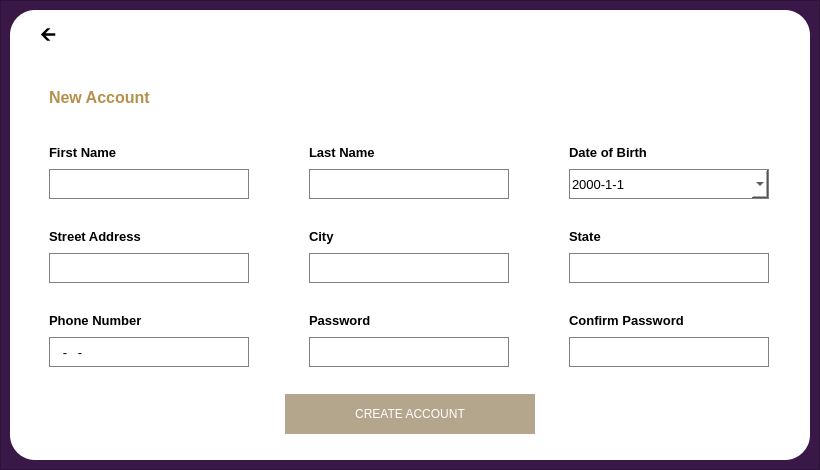
      <widget class="QWidget" name="new_account_page">
       <layout class="QVBoxLayout" name="verticalLayout_3">
        <property name="spacing">
         <number>0</number>
        </property>
        <property name="leftMargin">
         <number>0</number>
        </property>
        <property name="topMargin">
         <number>0</number>
        </property>
        <property name="rightMargin">
         <number>0</number>
        </property>
        <property name="bottomMargin">
         <number>0</number>
        </property>
        <item>
         <widget class="QFrame" name="frame_3">
          <property name="styleSheet">
           <string notr="true">background-color: rgb(57, 24, 71);</string>
          </property>
          <property name="frameShape">
           <enum>QFrame::StyledPanel</enum>
          </property>
          <property name="frameShadow">
           <enum>QFrame::Raised</enum>
          </property>
          <layout class="QGridLayout" name="gridLayout">
           <item row="0" column="0" alignment="Qt::AlignHCenter|Qt::AlignVCenter">
            <widget class="QFrame" name="frame_4">
             <property name="minimumSize">
              <size>
               <width>800</width>
               <height>450</height>
              </size>
             </property>
             <property name="maximumSize">
              <size>
               <width>800</width>
               <height>450</height>
              </size>
             </property>
             <property name="styleSheet">
              <string notr="true">background-color: rgb(255, 255, 255);
border-radius: 25px</string>
             </property>
             <property name="frameShape">
              <enum>QFrame::StyledPanel</enum>
             </property>
             <property name="frameShadow">
              <enum>QFrame::Raised</enum>
             </property>
             <layout class="QVBoxLayout" name="verticalLayout_4">
              <item>
               <widget class="QPushButton" name="n_back_btn">
                <property name="maximumSize">
                 <size>
                  <width>70</width>
                  <height>16777215</height>
                 </size>
                </property>
                <property name="font">
                 <font>
                  <pointsize>14</pointsize>
                  <weight>75</weight>
                  <bold>true</bold>
                 </font>
                </property>
                <property name="styleSheet">
                 <string notr="true">text-align: left;</string>
                </property>
                <property name="text">
                 <string>    🡨</string>
                </property>
               </widget>
              </item>
              <item>
               <widget class="QLabel" name="label_12">
                <property name="maximumSize">
                 <size>
                  <width>16777215</width>
                  <height>75</height>
                 </size>
                </property>
                <property name="font">
                 <font>
                  <pointsize>12</pointsize>
                  <weight>75</weight>
                  <bold>true</bold>
                 </font>
                </property>
                <property name="styleSheet">
                 <string notr="true">color: rgb(180, 145, 76);</string>
                </property>
                <property name="frameShape">
                 <enum>QFrame::NoFrame</enum>
                </property>
                <property name="frameShadow">
                 <enum>QFrame::Plain</enum>
                </property>
                <property name="text">
                 <string>New Account</string>
                </property>
                <property name="indent">
                 <number>30</number>
                </property>
               </widget>
              </item>
              <item>
               <layout class="QHBoxLayout" name="labels1">
                <property name="spacing">
                 <number>30</number>
                </property>
                <item>
                 <widget class="QLabel" name="label_6">
                  <property name="minimumSize">
                   <size>
                    <width>200</width>
                    <height>20</height>
                   </size>
                  </property>
                  <property name="maximumSize">
                   <size>
                    <width>200</width>
                    <height>20</height>
                   </size>
                  </property>
                  <property name="font">
                   <font>
                    <pointsize>10</pointsize>
                    <weight>75</weight>
                    <bold>true</bold>
                   </font>
                  </property>
                  <property name="text">
                   <string>First Name</string>
                  </property>
                 </widget>
                </item>
                <item>
                 <widget class="QLabel" name="label_4">
                  <property name="minimumSize">
                   <size>
                    <width>200</width>
                    <height>20</height>
                   </size>
                  </property>
                  <property name="maximumSize">
                   <size>
                    <width>200</width>
                    <height>20</height>
                   </size>
                  </property>
                  <property name="font">
                   <font>
                    <pointsize>10</pointsize>
                    <weight>75</weight>
                    <bold>true</bold>
                   </font>
                  </property>
                  <property name="text">
                   <string>Last Name</string>
                  </property>
                 </widget>
                </item>
                <item>
                 <widget class="QLabel" name="label_5">
                  <property name="minimumSize">
                   <size>
                    <width>200</width>
                    <height>20</height>
                   </size>
                  </property>
                  <property name="maximumSize">
                   <size>
                    <width>200</width>
                    <height>20</height>
                   </size>
                  </property>
                  <property name="font">
                   <font>
                    <pointsize>10</pointsize>
                    <weight>75</weight>
                    <bold>true</bold>
                   </font>
                  </property>
                  <property name="text">
                   <string>Date of Birth</string>
                  </property>
                 </widget>
                </item>
               </layout>
              </item>
              <item>
               <layout class="QHBoxLayout" name="line1">
                <property name="spacing">
                 <number>30</number>
                </property>
                <item>
                 <widget class="QLineEdit" name="n_firstname_field">
                  <property name="minimumSize">
                   <size>
                    <width>200</width>
                    <height>30</height>
                   </size>
                  </property>
                  <property name="maximumSize">
                   <size>
                    <width>200</width>
                    <height>30</height>
                   </size>
                  </property>
                  <property name="font">
                   <font>
                    <pointsize>10</pointsize>
                   </font>
                  </property>
                  <property name="cursor">
                   <cursorShape>IBeamCursor</cursorShape>
                  </property>
                  <property name="styleSheet">
                   <string notr="true">background: transparent;
border: 1px solid #808080;</string>
                  </property>
                  <property name="maxLength">
                   <number>50</number>
                  </property>
                 </widget>
                </item>
                <item>
                 <widget class="QLineEdit" name="n_lastname_field">
                  <property name="minimumSize">
                   <size>
                    <width>200</width>
                    <height>30</height>
                   </size>
                  </property>
                  <property name="maximumSize">
                   <size>
                    <width>200</width>
                    <height>30</height>
                   </size>
                  </property>
                  <property name="font">
                   <font>
                    <pointsize>10</pointsize>
                   </font>
                  </property>
                  <property name="styleSheet">
                   <string notr="true">background: transparent;
border: 1px solid #808080;</string>
                  </property>
                  <property name="text">
                   <string/>
                  </property>
                  <property name="maxLength">
                   <number>50</number>
                  </property>
                 </widget>
                </item>
                <item>
                 <widget class="QDateEdit" name="n_dob_field">
                  <property name="minimumSize">
                   <size>
                    <width>200</width>
                    <height>30</height>
                   </size>
                  </property>
                  <property name="maximumSize">
                   <size>
                    <width>200</width>
                    <height>16777215</height>
                   </size>
                  </property>
                  <property name="font">
                   <font>
                    <pointsize>10</pointsize>
                   </font>
                  </property>
                  <property name="styleSheet">
                   <string notr="true">
border: 1px solid #808080;</string>
                  </property>
                  <property name="maximumDateTime">
                   <datetime>
                    <hour>23</hour>
                    <minute>59</minute>
                    <second>59</second>
                    <year>3000</year>
                    <month>12</month>
                    <day>31</day>
                   </datetime>
                  </property>
                  <property name="minimumDateTime">
                   <datetime>
                    <hour>0</hour>
                    <minute>0</minute>
                    <second>0</second>
                    <year>1900</year>
                    <month>1</month>
                    <day>1</day>
                   </datetime>
                  </property>
                  <property name="minimumDate">
                   <date>
                    <year>1900</year>
                    <month>1</month>
                    <day>1</day>
                   </date>
                  </property>
                  <property name="currentSection">
                   <enum>QDateTimeEdit::YearSection</enum>
                  </property>
                  <property name="displayFormat">
                   <string>yyyy-M-d</string>
                  </property>
                  <property name="calendarPopup">
                   <bool>true</bool>
                  </property>
                 </widget>
                </item>
               </layout>
              </item>
              <item>
               <spacer name="horizontalSpacer_2">
                <property name="orientation">
                 <enum>Qt::Vertical</enum>
                </property>
                <property name="sizeType">
                 <enum>QSizePolicy::Fixed</enum>
                </property>
                <property name="sizeHint" stdset="0">
                 <size>
                  <width>15</width>
                  <height>20</height>
                 </size>
                </property>
               </spacer>
              </item>
              <item>
               <layout class="QHBoxLayout" name="labels2">
                <property name="spacing">
                 <number>30</number>
                </property>
                <item>
                 <widget class="QLabel" name="label_8">
                  <property name="minimumSize">
                   <size>
                    <width>200</width>
                    <height>20</height>
                   </size>
                  </property>
                  <property name="maximumSize">
                   <size>
                    <width>200</width>
                    <height>20</height>
                   </size>
                  </property>
                  <property name="font">
                   <font>
                    <pointsize>10</pointsize>
                    <weight>75</weight>
                    <bold>true</bold>
                   </font>
                  </property>
                  <property name="text">
                   <string>Street Address</string>
                  </property>
                 </widget>
                </item>
                <item>
                 <widget class="QLabel" name="label_3">
                  <property name="minimumSize">
                   <size>
                    <width>200</width>
                    <height>20</height>
                   </size>
                  </property>
                  <property name="maximumSize">
                   <size>
                    <width>200</width>
                    <height>20</height>
                   </size>
                  </property>
                  <property name="font">
                   <font>
                    <pointsize>10</pointsize>
                    <weight>75</weight>
                    <bold>true</bold>
                   </font>
                  </property>
                  <property name="text">
                   <string>City</string>
                  </property>
                 </widget>
                </item>
                <item>
                 <widget class="QLabel" name="label_7">
                  <property name="minimumSize">
                   <size>
                    <width>200</width>
                    <height>20</height>
                   </size>
                  </property>
                  <property name="maximumSize">
                   <size>
                    <width>200</width>
                    <height>20</height>
                   </size>
                  </property>
                  <property name="font">
                   <font>
                    <pointsize>10</pointsize>
                    <weight>75</weight>
                    <bold>true</bold>
                   </font>
                  </property>
                  <property name="text">
                   <string>State</string>
                  </property>
                 </widget>
                </item>
               </layout>
              </item>
              <item>
               <layout class="QHBoxLayout" name="line2">
                <property name="spacing">
                 <number>30</number>
                </property>
                <item>
                 <widget class="QLineEdit" name="n_address_field">
                  <property name="minimumSize">
                   <size>
                    <width>200</width>
                    <height>30</height>
                   </size>
                  </property>
                  <property name="maximumSize">
                   <size>
                    <width>200</width>
                    <height>30</height>
                   </size>
                  </property>
                  <property name="font">
                   <font>
                    <pointsize>10</pointsize>
                   </font>
                  </property>
                  <property name="styleSheet">
                   <string notr="true">background: transparent;
border: 1px solid #808080;</string>
                  </property>
                  <property name="maxLength">
                   <number>60</number>
                  </property>
                 </widget>
                </item>
                <item>
                 <widget class="QLineEdit" name="n_city_field">
                  <property name="minimumSize">
                   <size>
                    <width>200</width>
                    <height>30</height>
                   </size>
                  </property>
                  <property name="maximumSize">
                   <size>
                    <width>200</width>
                    <height>30</height>
                   </size>
                  </property>
                  <property name="font">
                   <font>
                    <pointsize>10</pointsize>
                   </font>
                  </property>
                  <property name="styleSheet">
                   <string notr="true">background: transparent;
border: 1px solid #808080;</string>
                  </property>
                  <property name="maxLength">
                   <number>50</number>
                  </property>
                 </widget>
                </item>
                <item>
                 <widget class="QLineEdit" name="n_state_field">
                  <property name="minimumSize">
                   <size>
                    <width>200</width>
                    <height>30</height>
                   </size>
                  </property>
                  <property name="maximumSize">
                   <size>
                    <width>200</width>
                    <height>30</height>
                   </size>
                  </property>
                  <property name="font">
                   <font>
                    <pointsize>10</pointsize>
                   </font>
                  </property>
                  <property name="styleSheet">
                   <string notr="true">background: transparent;
border: 1px solid #808080;</string>
                  </property>
                  <property name="inputMask">
                   <string/>
                  </property>
                  <property name="maxLength">
                   <number>10</number>
                  </property>
                 </widget>
                </item>
               </layout>
              </item>
              <item>
               <spacer name="verticalSpacer_7">
                <property name="orientation">
                 <enum>Qt::Vertical</enum>
                </property>
                <property name="sizeType">
                 <enum>QSizePolicy::Fixed</enum>
                </property>
                <property name="sizeHint" stdset="0">
                 <size>
                  <width>568</width>
                  <height>20</height>
                 </size>
                </property>
               </spacer>
              </item>
              <item>
               <layout class="QHBoxLayout" name="label3">
                <property name="spacing">
                 <number>30</number>
                </property>
                <item>
                 <widget class="QLabel" name="label_9">
                  <property name="minimumSize">
                   <size>
                    <width>200</width>
                    <height>20</height>
                   </size>
                  </property>
                  <property name="maximumSize">
                   <size>
                    <width>200</width>
                    <height>20</height>
                   </size>
                  </property>
                  <property name="font">
                   <font>
                    <pointsize>10</pointsize>
                    <weight>75</weight>
                    <bold>true</bold>
                   </font>
                  </property>
                  <property name="text">
                   <string>Phone Number</string>
                  </property>
                 </widget>
                </item>
                <item>
                 <widget class="QLabel" name="label_10">
                  <property name="minimumSize">
                   <size>
                    <width>200</width>
                    <height>20</height>
                   </size>
                  </property>
                  <property name="maximumSize">
                   <size>
                    <width>200</width>
                    <height>20</height>
                   </size>
                  </property>
                  <property name="font">
                   <font>
                    <pointsize>10</pointsize>
                    <weight>75</weight>
                    <bold>true</bold>
                   </font>
                  </property>
                  <property name="text">
                   <string>Password</string>
                  </property>
                 </widget>
                </item>
                <item>
                 <widget class="QLabel" name="label_11">
                  <property name="minimumSize">
                   <size>
                    <width>200</width>
                    <height>20</height>
                   </size>
                  </property>
                  <property name="maximumSize">
                   <size>
                    <width>200</width>
                    <height>20</height>
                   </size>
                  </property>
                  <property name="font">
                   <font>
                    <pointsize>10</pointsize>
                    <weight>75</weight>
                    <bold>true</bold>
                   </font>
                  </property>
                  <property name="text">
                   <string>Confirm Password</string>
                  </property>
                 </widget>
                </item>
               </layout>
              </item>
              <item>
               <layout class="QHBoxLayout" name="line3">
                <property name="spacing">
                 <number>30</number>
                </property>
                <item>
                 <widget class="QLineEdit" name="n_phone_field">
                  <property name="minimumSize">
                   <size>
                    <width>200</width>
                    <height>30</height>
                   </size>
                  </property>
                  <property name="maximumSize">
                   <size>
                    <width>200</width>
                    <height>30</height>
                   </size>
                  </property>
                  <property name="font">
                   <font>
                    <pointsize>10</pointsize>
                   </font>
                  </property>
                  <property name="styleSheet">
                   <string notr="true">background: transparent;
border: 1px solid #808080;</string>
                  </property>
                  <property name="inputMask">
                   <string>999-999-9999</string>
                  </property>
                 </widget>
                </item>
                <item>
                 <widget class="QLineEdit" name="n_enterpassword_field">
                  <property name="minimumSize">
                   <size>
                    <width>200</width>
                    <height>30</height>
                   </size>
                  </property>
                  <property name="maximumSize">
                   <size>
                    <width>200</width>
                    <height>30</height>
                   </size>
                  </property>
                  <property name="styleSheet">
                   <string notr="true">background: transparent;
border: 1px solid #808080;</string>
                  </property>
                  <property name="maxLength">
                   <number>25</number>
                  </property>
                  <property name="echoMode">
                   <enum>QLineEdit::Password</enum>
                  </property>
                 </widget>
                </item>
                <item>
                 <widget class="QLineEdit" name="n_confirmpassword_field">
                  <property name="minimumSize">
                   <size>
                    <width>200</width>
                    <height>30</height>
                   </size>
                  </property>
                  <property name="maximumSize">
                   <size>
                    <width>200</width>
                    <height>30</height>
                   </size>
                  </property>
                  <property name="styleSheet">
                   <string notr="true">background: transparent;
border: 1px solid #808080;</string>
                  </property>
                  <property name="maxLength">
                   <number>25</number>
                  </property>
                  <property name="echoMode">
                   <enum>QLineEdit::Password</enum>
                  </property>
                 </widget>
                </item>
               </layout>
              </item>
              <item>
               <spacer name="verticalSpacer_3">
                <property name="orientation">
                 <enum>Qt::Vertical</enum>
                </property>
                <property name="sizeType">
                 <enum>QSizePolicy::Fixed</enum>
                </property>
                <property name="sizeHint" stdset="0">
                 <size>
                  <width>20</width>
                  <height>20</height>
                 </size>
                </property>
               </spacer>
              </item>
              <item>
               <layout class="QHBoxLayout" name="buttons">
                <property name="spacing">
                 <number>0</number>
                </property>
                <item alignment="Qt::AlignHCenter">
                 <widget class="QPushButton" name="n_createaccount_btn">
                  <property name="enabled">
                   <bool>true</bool>
                  </property>
                  <property name="minimumSize">
                   <size>
                    <width>250</width>
                    <height>40</height>
                   </size>
                  </property>
                  <property name="maximumSize">
                   <size>
                    <width>350</width>
                    <height>40</height>
                   </size>
                  </property>
                  <property name="styleSheet">
                   <string notr="true">background-color: rgb(180, 166, 140);
font: 12pt &quot;Montserrat SemiBold&quot;;
color: white;
border-style: outset;
border-width: 0px;</string>
                  </property>
                  <property name="text">
                   <string>CREATE ACCOUNT</string>
                  </property>
                 </widget>
                </item>
               </layout>
              </item>
              <item>
               <spacer name="verticalSpacer_5">
                <property name="orientation">
                 <enum>Qt::Vertical</enum>
                </property>
                <property name="sizeType">
                 <enum>QSizePolicy::Fixed</enum>
                </property>
                <property name="sizeHint" stdset="0">
                 <size>
                  <width>20</width>
                  <height>10</height>
                 </size>
                </property>
               </spacer>
              </item>
             </layout>
            </widget>
           </item>
          </layout>
         </widget>
        </item>
       </layout>
      </widget>
